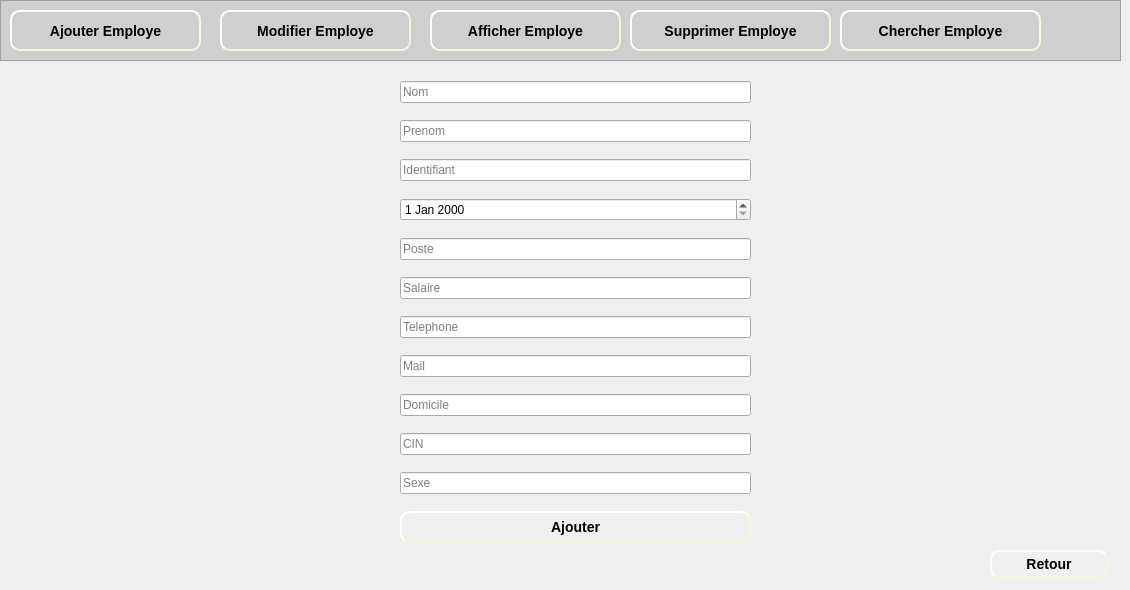
    <widget class="QWidget" name="page_3">
     <widget class="QFrame" name="frame_3">
      <property name="geometry">
       <rect>
        <x>0</x>
        <y>0</y>
        <width>1121</width>
        <height>61</height>
       </rect>
      </property>
      <property name="styleSheet">
       <string notr="true">background-color: rgb(207, 207, 207);</string>
      </property>
      <property name="frameShape">
       <enum>QFrame::StyledPanel</enum>
      </property>
      <property name="frameShadow">
       <enum>QFrame::Raised</enum>
      </property>
      <widget class="QPushButton" name="pushButton_ajouterEmploye_2">
       <property name="geometry">
        <rect>
         <x>10</x>
         <y>10</y>
         <width>191</width>
         <height>41</height>
        </rect>
       </property>
       <property name="styleSheet">
        <string notr="true">#pushButton_ajouterEmploye_2
{
	background-color: rgb(207, 207, 207);
	border-color: beige;
border-style: outset;
  border-width: 2px;
  border-radius: 10px;
  font: bold 14px;
  min-width: 6em;
  padding: 6px;

}
#pushButton_ajouterEmploye_2:hover
{
	border-color: blue;
}</string>
       </property>
       <property name="text">
        <string>Ajouter Employe</string>
       </property>
      </widget>
      <widget class="QLabel" name="label_52">
       <property name="geometry">
        <rect>
         <x>20</x>
         <y>20</y>
         <width>21</width>
         <height>21</height>
        </rect>
       </property>
       <property name="text">
        <string/>
       </property>
       <property name="pixmap">
        <pixmap>../Bouttons/ajouMachine-removebg-preview.png</pixmap>
       </property>
       <property name="scaledContents">
        <bool>true</bool>
       </property>
      </widget>
      <widget class="QPushButton" name="pushButton_modifierEmploye_2">
       <property name="geometry">
        <rect>
         <x>220</x>
         <y>10</y>
         <width>191</width>
         <height>41</height>
        </rect>
       </property>
       <property name="styleSheet">
        <string notr="true">#pushButton_modifierEmploye_2
{
	background-color: rgb(207, 207, 207);
	border-color: beige;
border-style: outset;
  border-width: 2px;
  border-radius: 10px;
  font: bold 14px;
  min-width: 6em;
  padding: 6px;

}
#pushButton_modifierEmploye_2:hover
{
	border-color: blue;
}</string>
       </property>
       <property name="text">
        <string>Modifier Employe</string>
       </property>
      </widget>
      <widget class="QLabel" name="label_53">
       <property name="geometry">
        <rect>
         <x>230</x>
         <y>20</y>
         <width>21</width>
         <height>21</height>
        </rect>
       </property>
       <property name="text">
        <string/>
       </property>
       <property name="pixmap">
        <pixmap>../Bouttons/modifier-removebg-preview.png</pixmap>
       </property>
       <property name="scaledContents">
        <bool>true</bool>
       </property>
      </widget>
      <widget class="QPushButton" name="pushButton_afficherEmploye_2">
       <property name="geometry">
        <rect>
         <x>430</x>
         <y>10</y>
         <width>191</width>
         <height>41</height>
        </rect>
       </property>
       <property name="styleSheet">
        <string notr="true">#pushButton_afficherEmploye_2
{

	border-color: beige;
border-style: outset;
  border-width: 2px;
  border-radius: 10px;
  font: bold 14px;
  min-width: 6em;
  padding: 6px;

}
#pushButton_afficherEmploye_2:hover
{
	border-color: blue;
}</string>
       </property>
       <property name="text">
        <string>Afficher Employe</string>
       </property>
      </widget>
      <widget class="QLabel" name="label_54">
       <property name="geometry">
        <rect>
         <x>440</x>
         <y>20</y>
         <width>21</width>
         <height>21</height>
        </rect>
       </property>
       <property name="text">
        <string/>
       </property>
       <property name="pixmap">
        <pixmap>../Bouttons/afficher-removebg-preview.png</pixmap>
       </property>
       <property name="scaledContents">
        <bool>true</bool>
       </property>
      </widget>
      <widget class="QPushButton" name="pushButton_supprimerEmploye_2">
       <property name="geometry">
        <rect>
         <x>630</x>
         <y>10</y>
         <width>201</width>
         <height>41</height>
        </rect>
       </property>
       <property name="styleSheet">
        <string notr="true">#pushButton_supprimerEmploye_2
{
	background-color: rgb(207, 207, 207);
	border-color: beige;
border-style: outset;
  border-width: 2px;
  border-radius: 10px;
  font: bold 14px;
  min-width: 6em;
  padding: 6px;

}
#pushButton_supprimerEmploye_2:hover
{
	border-color: blue;
}</string>
       </property>
       <property name="text">
        <string>Supprimer Employe</string>
       </property>
      </widget>
      <widget class="QLabel" name="label_55">
       <property name="geometry">
        <rect>
         <x>640</x>
         <y>20</y>
         <width>21</width>
         <height>21</height>
        </rect>
       </property>
       <property name="text">
        <string/>
       </property>
       <property name="pixmap">
        <pixmap>../Bouttons/supprimerMachine-removebg-preview.png</pixmap>
       </property>
       <property name="scaledContents">
        <bool>true</bool>
       </property>
      </widget>
      <widget class="QPushButton" name="pushButton_2">
       <property name="geometry">
        <rect>
         <x>840</x>
         <y>10</y>
         <width>201</width>
         <height>41</height>
        </rect>
       </property>
       <property name="styleSheet">
        <string notr="true">#pushButton_2
{

	border-color: beige;
border-style: outset;
  border-width: 2px;
  border-radius: 10px;
  font: bold 14px;
  min-width: 6em;
  padding: 6px;

}
#pushButton_2:hover
{
	border-color: blue;
}</string>
       </property>
       <property name="text">
        <string>Chercher Employe</string>
       </property>
      </widget>
      <widget class="QLabel" name="label_102">
       <property name="geometry">
        <rect>
         <x>850</x>
         <y>20</y>
         <width>21</width>
         <height>21</height>
        </rect>
       </property>
       <property name="text">
        <string/>
       </property>
       <property name="pixmap">
        <pixmap>../Bouttons/consulter-removebg-preview.png</pixmap>
       </property>
       <property name="scaledContents">
        <bool>true</bool>
       </property>
      </widget>
     </widget>
     <widget class="QLabel" name="label_6">
      <property name="geometry">
       <rect>
        <x>0</x>
        <y>60</y>
        <width>1121</width>
        <height>521</height>
       </rect>
      </property>
      <property name="text">
       <string/>
      </property>
      <property name="pixmap">
       <pixmap>../Bouttons/fontFinal.jpg</pixmap>
      </property>
      <property name="scaledContents">
       <bool>true</bool>
      </property>
     </widget>
     <widget class="QWidget" name="verticalLayoutWidget_3">
      <property name="geometry">
       <rect>
        <x>400</x>
        <y>70</y>
        <width>351</width>
        <height>491</height>
       </rect>
      </property>
      <layout class="QVBoxLayout" name="verticalLayout_3">
       <item>
        <widget class="QLineEdit" name="lineEdit_nom">
         <property name="placeholderText">
          <string>Nom</string>
         </property>
        </widget>
       </item>
       <item>
        <widget class="QLineEdit" name="lineEdit_prenom">
         <property name="placeholderText">
          <string>Prenom</string>
         </property>
        </widget>
       </item>
       <item>
        <widget class="QLineEdit" name="lineEdit_identifiant">
         <property name="placeholderText">
          <string>Identifiant</string>
         </property>
        </widget>
       </item>
       <item>
        <widget class="QDateEdit" name="dateEdit_naissance"/>
       </item>
       <item>
        <widget class="QLineEdit" name="lineEdit_poste">
         <property name="placeholderText">
          <string>Poste</string>
         </property>
        </widget>
       </item>
       <item>
        <widget class="QLineEdit" name="lineEdit_salaire">
         <property name="placeholderText">
          <string>Salaire</string>
         </property>
        </widget>
       </item>
       <item>
        <widget class="QLineEdit" name="lineEdit_telephone">
         <property name="placeholderText">
          <string>Telephone</string>
         </property>
        </widget>
       </item>
       <item>
        <widget class="QLineEdit" name="lineEdit_mail">
         <property name="placeholderText">
          <string>Mail</string>
         </property>
        </widget>
       </item>
       <item>
        <widget class="QLineEdit" name="lineEdit_domicile">
         <property name="placeholderText">
          <string>Domicile</string>
         </property>
        </widget>
       </item>
       <item>
        <widget class="QLineEdit" name="lineEdit_cin">
         <property name="placeholderText">
          <string>CIN</string>
         </property>
        </widget>
       </item>
       <item>
        <widget class="QLineEdit" name="lineEdit_sexe">
         <property name="placeholderText">
          <string>Sexe</string>
         </property>
        </widget>
       </item>
       <item>
        <widget class="QPushButton" name="pushButton_ajouterEmploye_3">
         <property name="styleSheet">
          <string notr="true">#pushButton_ajouterEmploye_3
{
	
	border-color: beige;
border-style: outset;
  border-width: 2px;
  border-radius: 10px;
  font: bold 14px;
  min-width: 6em;
  padding: 6px;

}
#pushButton_ajouterEmploye_3:hover
{
	border-color: blue;
}</string>
         </property>
         <property name="text">
          <string>Ajouter</string>
         </property>
        </widget>
       </item>
      </layout>
     </widget>
     <widget class="QPushButton" name="pushButton_retour">
      <property name="geometry">
       <rect>
        <x>990</x>
        <y>550</y>
        <width>118</width>
        <height>28</height>
       </rect>
      </property>
      <property name="styleSheet">
       <string notr="true">#pushButton_retour
{
	
	border-color: beige;
border-style: outset;
  border-width: 2px;
  border-radius: 10px;
  font: bold 14px;
  min-width: 6em;
  padding: 6px;

}
#pushButton_retour:hover
{
	border-color: blue;
}</string>
      </property>
      <property name="text">
       <string>Retour</string>
      </property>
     </widget>
     <widget class="QLabel" name="label_45">
      <property name="geometry">
       <rect>
        <x>1000</x>
        <y>560</y>
        <width>21</width>
        <height>16</height>
       </rect>
      </property>
      <property name="text">
       <string/>
      </property>
      <property name="pixmap">
       <pixmap>../Bouttons/retour-removebg-preview.png</pixmap>
      </property>
      <property name="scaledContents">
       <bool>true</bool>
      </property>
     </widget>
    </widget>
